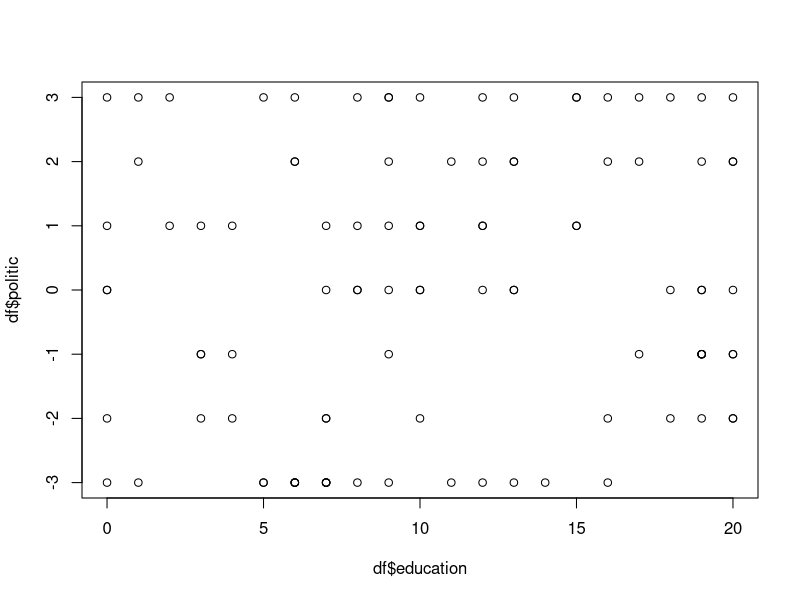
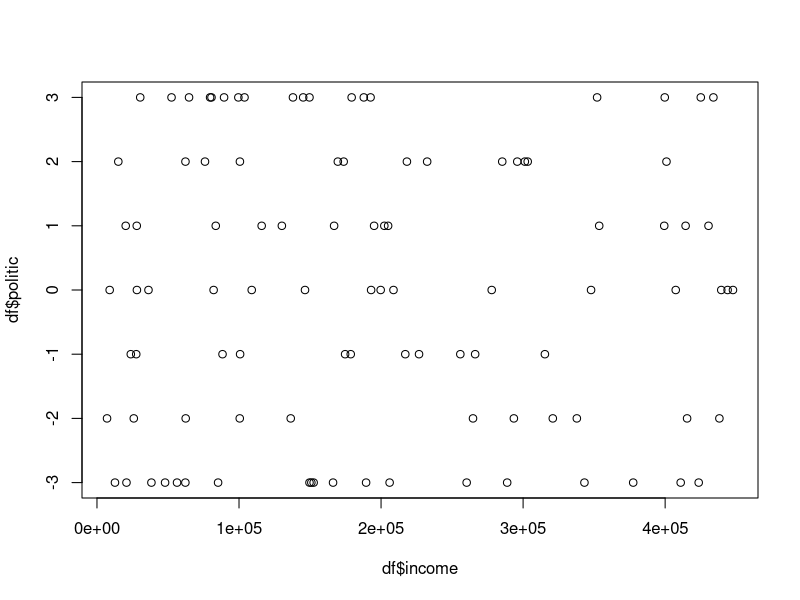

Generate these figures, in order, with R: (Note: this script raises an error after producing the figures.)
# To build a database of k datasets containing n samples each over fields i and j in R,
# you can use a combination of lists and data frames. 

# Set the number of datasets and samples
k <- 3  # Number of datasets
n <- 100  # Number of samples

# Create an empty list to store the datasets
df <- vector("list", k)

# Generate the datasets
for (i in 1:k) {
  df[[i]] <- data.frame(i = rnorm(n), j = rnorm(n))
}

df
# Accessing a specific dataset
dataset_index <- 2  # Index of the dataset to access
dataset <- df[[dataset_index]]





# Perform analysis on the dataset using mathematical models


library(cluster)  # Required for some clustering algorithms

# Set the number of observations
n <- 100

# Set the seed for reproducibility
set.seed(123)

# Generate the sample dataset
race <- sample(c("black", "white", "latinx", "asian", "other"), n, replace = TRUE)
education <- sample(0:20, n, replace = TRUE)
income <- sample(0:450000, n, replace = TRUE)
region <- sample(c("southeast", "west", "northeast", "midwest", "south", "central"), n, replace = TRUE)
politic <- sample(-3:3, n, replace = TRUE)

# Combine variables into a data frame
df <- data.frame(race, education, income, region, politic)
df
# Perform clustering using different algorithms
summary(df)

# in this universe, the following hold:

cor(df$education, df$income) # education is not associated with income

cor(df$education, df$politic) # education is not correlated with one's political perspective
plot(df$education, df$politic) # education is not correlated with one's political perspective

cor(df$income, df$politic) # income is not related to one's political perspective
plot(df$income, df$politic) # income is not related to one's political perspective





require(cluster)

# 1. K-means
kmeans_clusters <- kmeans(dataset[, c("education", "income", "politic")], centers = 3)
print(kmeans_clusters)

# 2. Hierarchical Clustering
hierarchical_clusters <- hclust(dist(dataset[, c("education", "income", "politic")]))
hierarchical_cut <- cutree(hierarchical_clusters, k = 3)

# 3. DBSCAN
dbscan_clusters <- dbscan(dataset[, c("education", "income", "politic")], eps = 10000, MinPts = 5)

# 4. Agglomerative Clustering
agglomerative_clusters <- agnes(dataset[, c("education", "income", "politic")], diss = FALSE, method = "ward")
agglomerative_cut <- cutree(agglomerative_clusters, k = 3)

# 5. Gaussian Mixture Models (GMM)
library(mclust)
gmm_model <- Mclust(dataset[, c("education", "income", "politic")], G = 3)
gmm_clusters <- classification(gmm_model)

# 6. Spectral Clustering
spectral_clusters <- specc(dataset[, c("education", "income", "politic")], k = 3)

# 7. Mean Shift
mean_shift_clusters <- meanShift(dataset[, c("education", "income", "politic")])

# 8. Affinity Propagation
affinity_clusters <- apcluster(dataset[, c("education", "income", "politic")], preference = -10)

# Evaluate and explore the clustering results

# Example: Print the cluster assignments for K-means
kmeans_clusters$cluster

# Example: Print the dendrogram for Hierarchical Clustering
plot(hierarchical_clusters, hang = -1)

# Example: Print the number of clusters found by DBSCAN
length(unique(dbscan_clusters$cluster))

# Example: Print the cluster assignments for Agglomerative Clustering
agglomerative_cut

# Example: Print the cluster assignments for GMM
gmm_clusters$classification

# Example: Print the cluster assignments for Spectral Clustering
spectral_clusters$clustering

# Example: Print the cluster assignments for Mean Shift
mean_shift_clusters$cluster

# Example: Print the cluster assignments for Affinity Propagation
affinity_clusters@clusters
